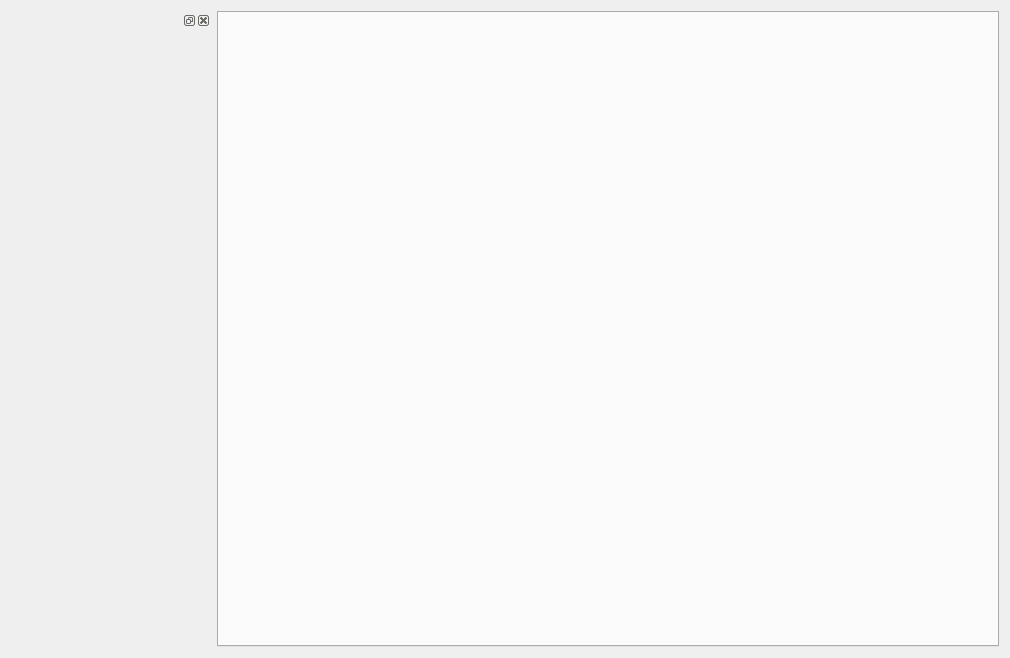
<?xml version="1.0" encoding="UTF-8"?>
<ui version="4.0">
 <class>RootLogfileDisplay</class>
 <widget class="QWidget" name="RootLogfileDisplay">
  <property name="geometry">
   <rect>
    <x>0</x>
    <y>0</y>
    <width>1010</width>
    <height>658</height>
   </rect>
  </property>
  <property name="sizePolicy">
   <sizepolicy hsizetype="Expanding" vsizetype="Expanding">
    <horstretch>0</horstretch>
    <verstretch>0</verstretch>
   </sizepolicy>
  </property>
  <property name="windowTitle">
   <string>Form</string>
  </property>
  <layout class="QHBoxLayout" name="horizontalLayout">
   <item>
    <widget class="BookmarksView" name="bookmarks">
     <property name="sizePolicy">
      <sizepolicy hsizetype="Fixed" vsizetype="Preferred">
       <horstretch>0</horstretch>
       <verstretch>0</verstretch>
      </sizepolicy>
     </property>
     <property name="minimumSize">
      <size>
       <width>200</width>
       <height>38</height>
      </size>
     </property>
     <widget class="QWidget" name="dockWidgetContents"/>
    </widget>
   </item>
   <item>
    <widget class="QTabWidget" name="tabs"/>
   </item>
  </layout>
 </widget>
 <customwidgets>
  <customwidget>
   <class>BookmarksView</class>
   <extends>QDockWidget</extends>
   <header>bookmarksview.h</header>
   <container>1</container>
  </customwidget>
 </customwidgets>
 <resources/>
 <connections/>
</ui>
